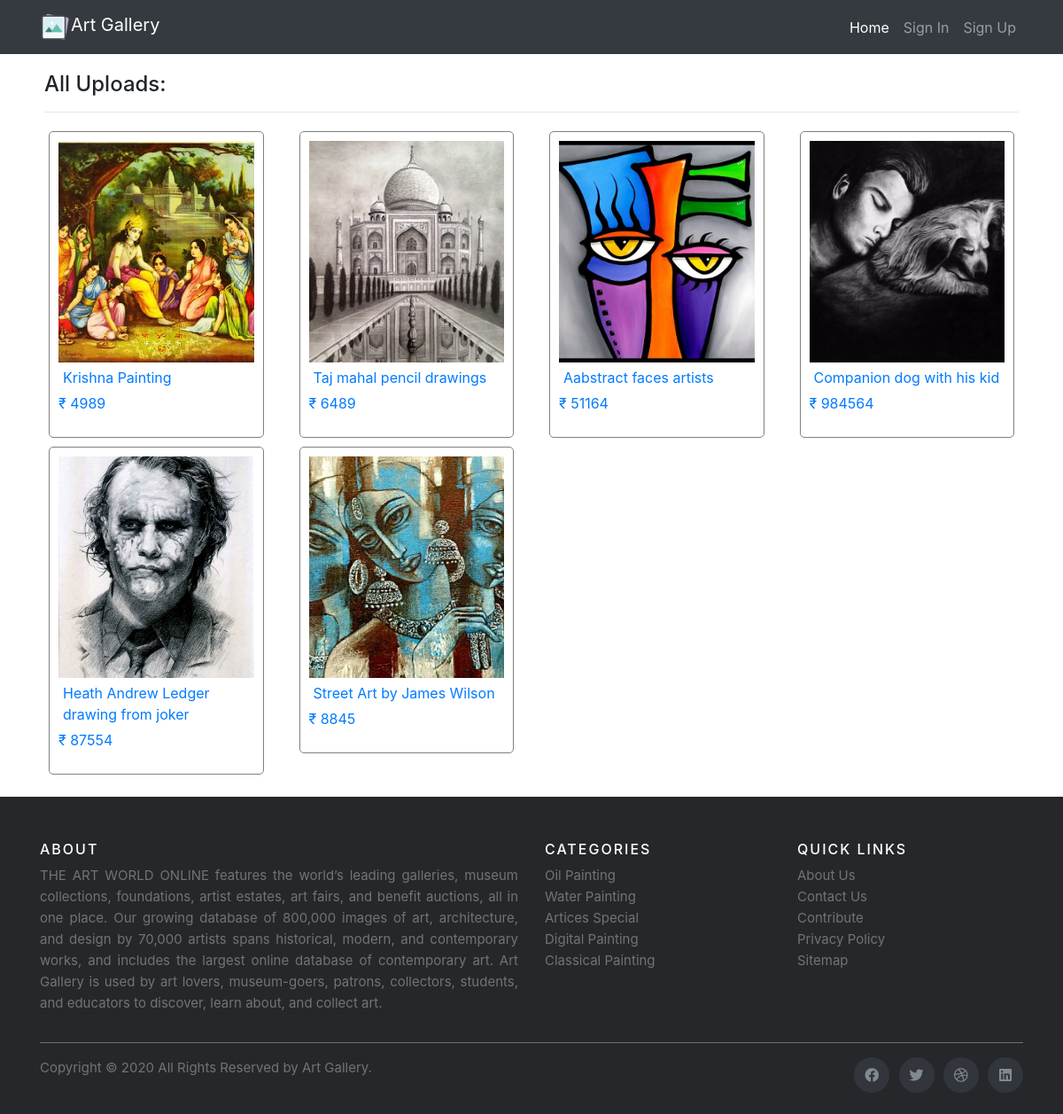
Screenshot of /allart.php with the database file from the repository.
### tables this page shows
CREATE TABLE `userimages` (
  `id` int(250) NOT NULL,
  `uid` int(250) NOT NULL,
  `iid` int(250) NOT NULL,
  `email` varchar(250) NOT NULL,
  `userImage` varchar(250) NOT NULL,
  `imagetitle` varchar(250) NOT NULL,
  `imagedescription` varchar(1000) NOT NULL,
  `imageprice` varchar(250) NOT NULL,
  `imagecategory` varchar(250) NOT NULL,
  `updateDate` varchar(250) NOT NULL,
  `imagevisit` int(250) NOT NULL
);

### allart.php (the view, shortened to what this page needs)
<?php
require("includes/database.php");
?>
<!DOCTYPE html>
<html lang="en">
<head>
    <link rel="stylesheet" href="css/basic.css" type="text/css" />
    <link rel="stylesheet" href="css/index.css" type="text/css" />
    <link rel="stylesheet" href="CDN/css/bootstrap.css" type="text/css" />
    <link rel="stylesheet" type="text/css" href="https://cdnjs.cloudflare.com/ajax/libs/font-awesome/5.11.2/css/all.css">
</head>
<body>
    <nav class="navbar navbar-expand-lg navbar-dark bg-dark static-top">
    <div class="container">
      <a class="navbar-brand" href="http://localhost/Art Gallery/"><img src="images/siteImages/android-chrome-192x192.png" width="35" height="35" class="d-inline-block align-top" alt="">Art Gallery</a>
      <div class="collapse navbar-collapse" id="navbarResponsive">
        <ul class="navbar-nav ml-auto">
          <li class="nav-item active">
            <a class="nav-link" href="http://localhost/Art Gallery/">Home
            </a>
          </li>
          <?php
          if(!isset($_SESSION['email'])) {
                echo "
            <li class='nav-item'><a class='nav-link' href='signin.php'>Sign In</a></li>
            <li class='nav-item'><a class='nav-link' href='signup.php'>Sign Up</a></li>";
            } else {
                echo "
            <li class='nav-item'><a class='nav-link' href='home.php'>Dashboard</a></li>
            <li class='nav-item'><a class='nav-link' href='cart.php'><i class='fas fa-shopping-cart'></i></a></li>
            <li class='nav-item'><a class='nav-link' href='logout.php'>Sign Out</a></li>";
            }
            ?>
        </ul>
      </div>
    </nav>
    <div class="container" style="padding: 20px">
    <h4>All Uploads:</h4>
    <hr />
    <div class='row'>
    <?php
      $selImage = "SELECT * FROM userimages ORDER BY id desc limit 8";
      $queryImage = mysqli_query($conn, $selImage);
      if(mysqli_num_rows($queryImage) > 0) {
        while($retrieve = mysqli_fetch_assoc($queryImage)) {
            echo "
            <div class='col-md-3'>
              <div class='thumbnail'>
                <a href='http://localhost/Art%20Gallery/art.php?img=".$retrieve['iid']."&imgname=".$retrieve['imagetitle']."'>
                  <img src='".$retrieve['userImage']."' alt='Home Images' style='width:100%'>
                  <div class='caption'>
                    <p style='margin: 5px'>".$retrieve['imagetitle']."</p>
                    <p>₹ ".$retrieve['imageprice']."</p>
                  </div>
                </a>
              </div>
            </div>
            ";
        }
      }
    ?>
    </div>
    </div>
    <?php require("includes/footer.php");?>

### css/index.css (style rules this page uses)
body { overflow-x: hidden; }
.thumbnail { margin: 5px; padding: 10px; border-radius: 5px; border: 1px solid grey; transition: box-shadow 0.4s; }
.thumbnail a img { height: 250px; object-fit: cover; }

### rows the page displays
userimages: userImage (picture), imagetitle "Krishna Painting", imageprice "4989"
userimages: userImage (picture), imagetitle "Taj mahal pencil drawings", imageprice "6489"
userimages: userImage (picture), imagetitle "Aabstract faces artists", imageprice "51164"
userimages: userImage (picture), imagetitle "Companion dog with his kid", imageprice "984564"
userimages: userImage (picture), imagetitle "Heath Andrew Ledger drawing from joker", imageprice "87554"
userimages: userImage (picture), imagetitle "Street Art by James Wilson", imageprice "8845"
